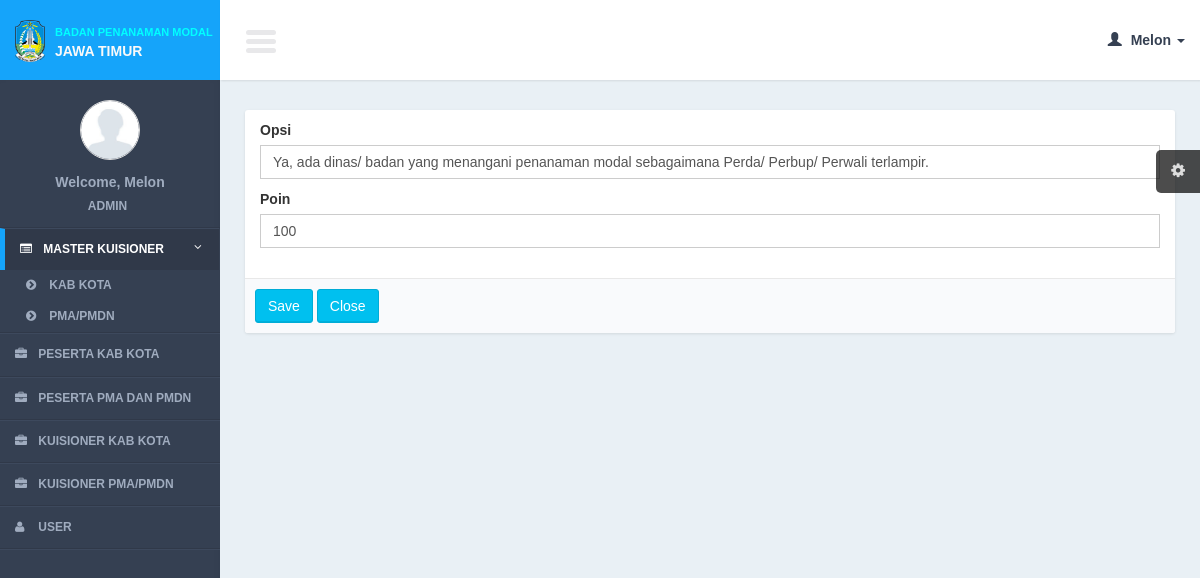
The page /controllers/question.php?page=form_opsi&id=1&q2_id=4 (signed in) on the database its author committed.
### tables this page shows
CREATE TABLE IF NOT EXISTS `questions2_details` (
`q2d_id` int(11) NOT NULL,
  `q2d_type` int(11) NOT NULL,
  `q2_id` int(11) NOT NULL,
  `q2d_number` varchar(10) NOT NULL,
  `q2d_name` text NOT NULL,
  `q2d_point` int(11) NOT NULL
);

### models/question_model.php (called while the page is built, shortened)
<?php
function read_opsi_id($id){
	$query = mysql_query("select *
			from questions2_details
			where q2d_id = '$id'");
	$result = mysql_fetch_object($query);
	return $result;
}
?>

### views/question/form_opsi.php (the view, shortened to what this page needs)
                <section class="content">
                    <div class="row">
                        <div class="col-md-12">
                             <form action="<?= $action?>" method="post" enctype="multipart/form-data" role="form">
                            <div class="box box-cokelat">
                                <div class="box-body">
                                        <div class="col-md-12">
                                        <div class="form-group">
                                            <label>Opsi</label>
                                            <input required type="text" name="i_name" class="form-control" placeholder="Masukkan opsi ..." value="<?= $row->q2d_name ?>"/>
                                        </div>
                                       	<div class="form-group">
                                                <label>Poin</label>
                                            <input required type="text" name="i_point" class="form-control" placeholder="Masukkan poin ..." value="<?= $row->q2d_point ?>"/>
                                    </div>
                                        </div>
                                </div>
                                <div class="box-footer">
                                <input class="btn btn-info" type="submit" value="Save"/>
                                <a href="<?= $close_button?>" class="btn btn-info" >Close</a>
</div>
                            </div>
                       </form>
                        </div>
                    </div>
                </section>

### css/AdminLTE.css (style rules this page uses)
html { font-family: 'Source Sans Pro', sans-serif; -webkit-font-smoothing: antialiased; min-height: 100%; background: #354052; }
body { font-family: 'Source Sans Pro', sans-serif; -webkit-font-smoothing: antialiased; min-height: 100%; background: #E9F0F5; }
a { color: #3c8dbc; }
.content { padding: 30px 10px; }
.form-control { -webkit-border-radius: 0px !important; -moz-border-radius: 0px !important; border-radius: 0px !important; box-shadow: none; }
.box { position: relative; margin-bottom: 20px; -webkit-border-radius: 3px; -moz-border-radius: 3px; border-radius: 3px !important; width: 100%; background:#fff; box-shadow: 0 1px 3px rgba(0, 0, 0, 0.1); }
.box .box-body { padding-top:10px; -webkit-border-top-left-radius: 0; -webkit-border-top-right-radius: 0; -webkit-border-bottom-right-radius: 3px; -webkit-border-bottom-left-radius: 3px; -moz-border-radius-topleft: 0; -moz-border-radius-topright: 0; -moz-border-radius-bottomright: 3px; -moz-border-radius-bottomleft: 3px; border-top-left-radius: 0; border-top-right-radius: 0; border-bottom-right-radius: 3px; border-bottom-left-radius: 3px; border-radius:3px; padding-bottom:20px; }
.box .box-footer { border-top: 1px solid #e8e8e8; -webkit-border-top-left-radius: 0; -webkit-border-top-right-radius: 0; -webkit-border-bottom-right-radius: 3px; -webkit-border-bottom-left-radius: 3px; -moz-border-radius-topleft: 0; -moz-border-radius-topright: 0; -moz-border-radius-bottomright: 3px; -moz-border-radius-bottomleft: 3px; border-top-left-radius: 0; border-top-right-radius: 0; border-bottom-right-radius: 3px; border-bottom-left-radius: 3px; background:#F9FAFC; padding: 10px; }
.btn { font-weight: 500; -webkit-border-radius: 3px; -moz-border-radius: 3px; border-radius: 3px; border: 1px solid transparent; -webkit-box-shadow: inset 0px -2px 0px 0px rgba(0, 0, 0, 0.09); -moz-box-shadow: inset 0px -2px 0px 0px rgba(0, 0, 0, 0.09); box-shadow: inset 0px -1px 0px 0px rgba(0, 0, 0, 0.09); }
.btn.btn-info { background-color: #00c0ef; border-color: #00acd6; }

### rows shown on the page
questions2_details: i_name "Ya, ada dinas/ badan yang menangani penanaman modal sebagaimana Perda/ Perbup/ Perwali terlampir.", i_point "100"

### other values the page prints
$user_data[0] "Melon"
$user_data[1] "ADMIN"
